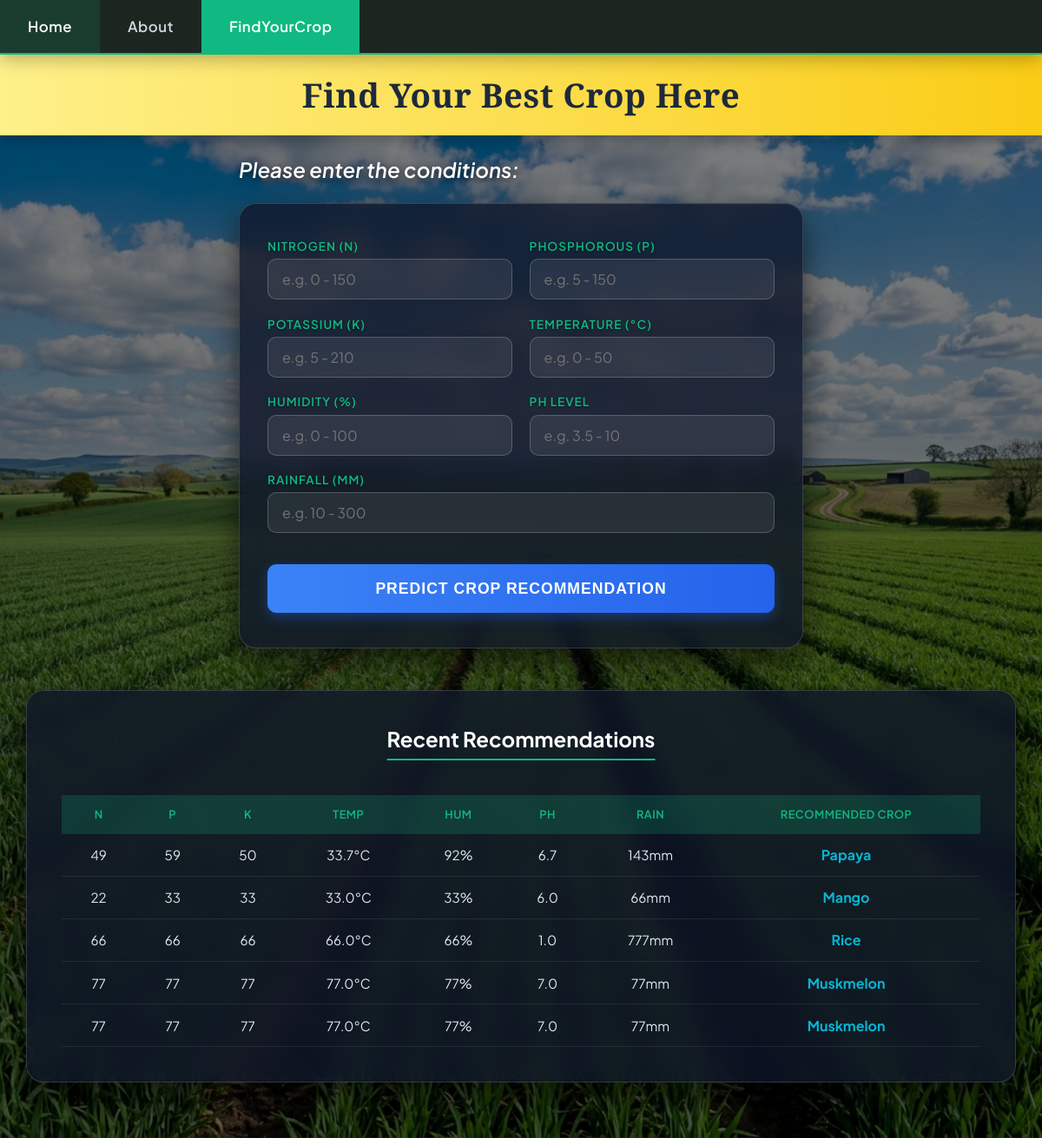
/findyourcrop, run on the app's committed database.
### tables this page shows
CREATE TABLE prediction_history (
            id INTEGER PRIMARY KEY AUTOINCREMENT,
            nitrogen REAL,
            phosphorous REAL,
            potassium REAL,
            temperature REAL,
            humidity REAL,
            ph REAL,
            rainfall REAL,
            prediction TEXT,
            timestamp DATETIME DEFAULT CURRENT_TIMESTAMP
        );

### app.py (the view)
@app.route('/findyourcrop')
def findyourcrop():
    history = get_history(5)
    return render_template('findyourcrop.html', history=history)

### app.py (called while the page is built)
def get_history(limit=5):
    try:
        conn = sqlite3.connect(DATABASE)
        cursor = conn.cursor()
        cursor.execute('''
            SELECT nitrogen, phosphorous, potassium, temperature, humidity, ph, rainfall, prediction, timestamp
            FROM prediction_history
            ORDER BY id DESC
            LIMIT ?
        ''', (limit,))
        rows = cursor.fetchall()
        conn.close()
        return rows
    except Exception as e:
        print(f"Error fetching history: {e}")
        return []

### templates/findyourcrop.html (shortened to what this page needs)
<!DOCTYPE html>
<html lang="en">
<head>
  <link rel="stylesheet" href="{{ url_for('static', filename='css/style.css') }}">
</head>
<body>
  <header>
    <nav class="topnav">
      <a href="{{ url_for('home') }}">Home</a>
      <a href="{{ url_for('about') }}">About</a>
      <a href="{{ url_for('findyourcrop') }}" class="active">FindYourCrop</a>
    </nav>
  </header>
  <div class="main-wrapper">
    <div class="predict-container">
      <div class="predict-banner">
        <h1>Find Your Best Crop Here</h1>
      </div>
      <div class="predict-main-layout {% if not crop_name and not error_text %}centered-single{% endif %}">
        <div class="predict-form-section">
          <div class="predict-subheader" style="margin-top: 0; margin-bottom: 1.5rem; text-align: left;">
            Please enter the conditions:
          </div>
          <div class="predict-card">
            <form action="{{ url_for('predict') }}" method="post" class="predict-form" onsubmit="return handleFormSubmit(this)">
              <div class="predict-form-grid">
                <div class="form-group">
                  <label for="nitrogen">Nitrogen (N)</label>
                  <input type="number" step="any" id="nitrogen" name="nitrogen" placeholder="e.g. 0 - 150" min="0" max="150" required>
                </div>
                <div class="form-group">
                  <label for="phosphorous">Phosphorous (P)</label>
                  <input type="number" step="any" id="phosphorous" name="phosphorous" placeholder="e.g. 5 - 150" min="5" max="150" required>
                </div>
                <div class="form-group">
                  <label for="potassium">Potassium (K)</label>
                  <input type="number" step="any" id="potassium" name="potassium" placeholder="e.g. 5 - 210" min="5" max="210" required>
                </div>
                <div class="form-group">
                  <label for="temperature">Temperature (°C)</label>
                  <input type="number" step="any" id="temperature" name="temperature" placeholder="e.g. 0 - 50" min="0" max="50" required>
                </div>
                <div class="form-group">
                  <label for="humidity">Humidity (%)</label>
                  <input type="number" step="any" id="humidity" name="humidity" placeholder="e.g. 0 - 100" min="0" max="100" required>
                </div>
                <div class="form-group">
                  <label for="ph">pH Level</label>
                  <input type="number" step="any" id="ph" name="ph" placeholder="e.g. 3.5 - 10" min="3.5" max="10" required>
                </div>
                <div class="form-group full-width">
                  <label for="rainfall">Rainfall (mm)</label>
                  <input type="number" step="any" id="rainfall" name="rainfall" placeholder="e.g. 10 - 300" min="10" max="300" required>
                </div>
              </div>
              <button type="submit" class="btn-submit">Predict Crop Recommendation</button>
            </form>
          </div>
        </div>
      </div>
      {% if history %}
      <div class="history-section">
        <h2>Recent Recommendations</h2>
        <div class="table-responsive">
          <table class="history-table">
            <thead>
              <tr>
                <th>N</th>
                <th>P</th>
                <th>K</th>
                <th>Temp</th>
                <th>Hum</th>
                <th>pH</th>
                <th>Rain</th>
                <th>Recommended Crop</th>
              </tr>
            </thead>
            <tbody>
              {% for row in history %}
              <tr>
                <td>{{ "%.0f"|format(row[0]) }}</td>
                <td>{{ "%.0f"|format(row[1]) }}</td>
                <td>{{ "%.0f"|format(row[2]) }}</td>
                <td>{{ "%.1f"|format(row[3]) }}°C</td>
                <td>{{ "%.0f"|format(row[4]) }}%</td>
                <td>{{ "%.1f"|format(row[5]) }}</td>
                <td>{{ "%.0f"|format(row[6]) }}mm</td>
                <td class="highlight-crop">{{ row[7]|capitalize }}</td>
              </tr>
              {% endfor %}
            </tbody>
          </table>
        </div>
      </div>
      {% endif %}
    </div>
  </div>
</body>
</html>

### data on the page
prediction_history: nitrogen "49", phosphorous "59", potassium "50", temperature "33.7", humidity "92", ph "6.7", rainfall "143", prediction "Papaya"
prediction_history: nitrogen "22", phosphorous "33", potassium "33", temperature "33.0", humidity "33", ph "6.0", rainfall "66", prediction "Mango"
prediction_history: nitrogen "66", phosphorous "66", potassium "66", temperature "66.0", humidity "66", ph "1.0", rainfall "777", prediction "Rice"
prediction_history: nitrogen "77", phosphorous "77", potassium "77", temperature "77.0", humidity "77", ph "7.0", rainfall "77", prediction "Muskmelon"
prediction_history: nitrogen "77", phosphorous "77", potassium "77", temperature "77.0", humidity "77", ph "7.0", rainfall "77", prediction "Muskmelon"
